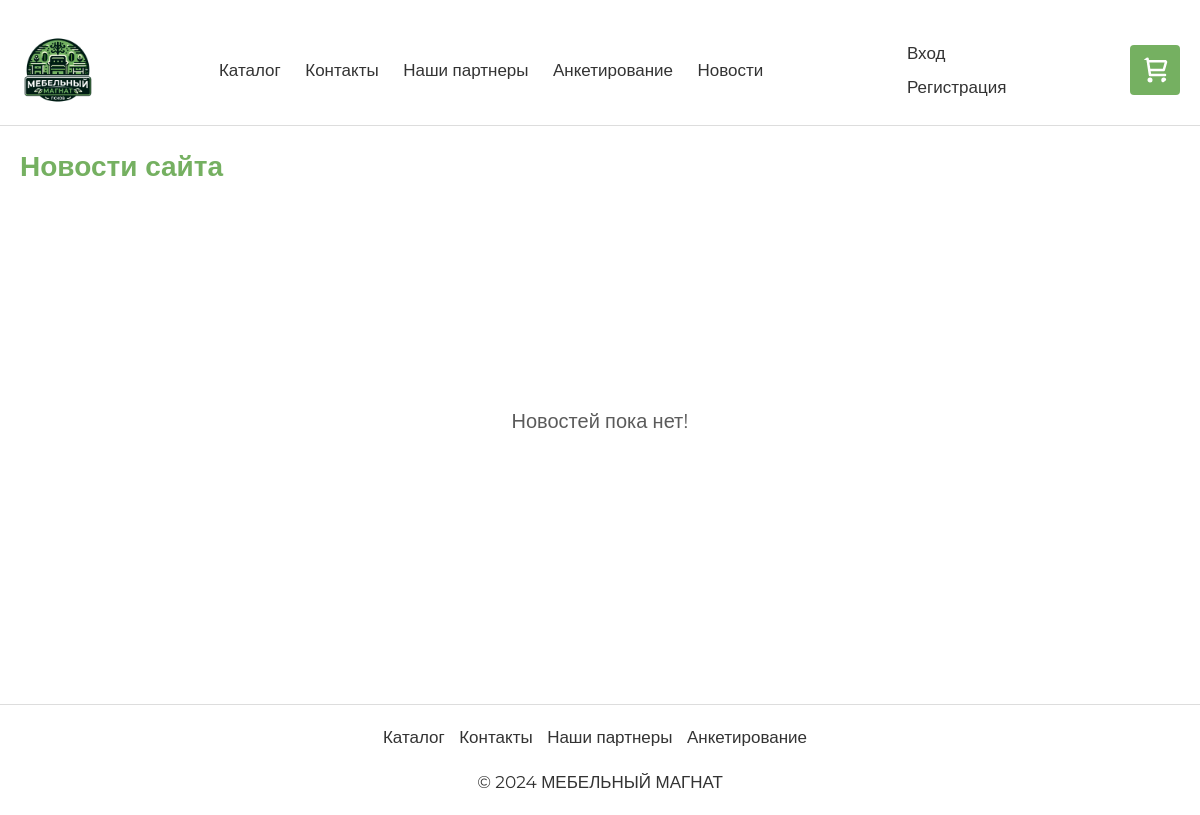
Before: /news/ with the older database file.
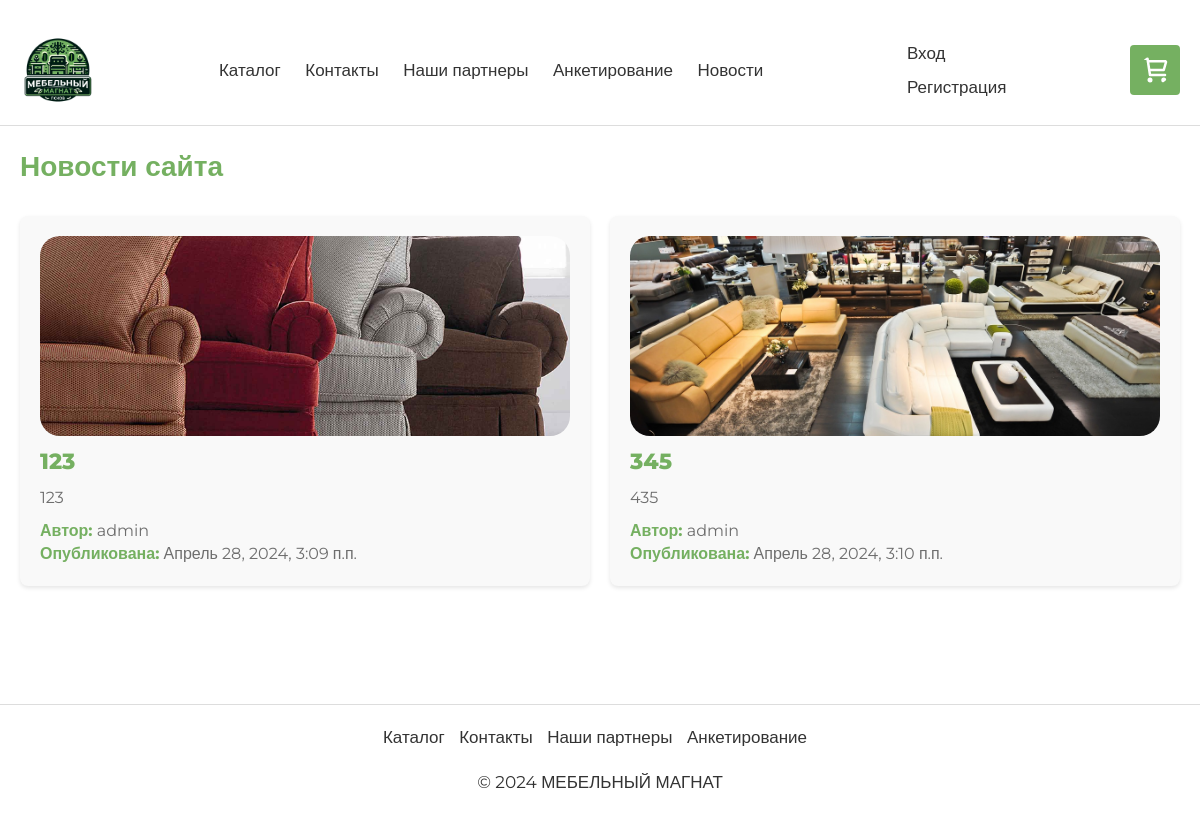
After: the same page with the newer database file.
### app/models.py (models this page shows, shortened)
class News(models.Model):
    id = models.BigAutoField(primary_key=True)
    user = models.ForeignKey(User, on_delete=models.CASCADE)
    title = models.CharField(max_length=100)
    short_info = models.TextField()
    text = models.TextField()
    date = models.DateTimeField(auto_now_add=True)

class NewsImages(models.Model):
    id = models.BigAutoField(primary_key=True)
    news = models.ForeignKey(News, on_delete=models.CASCADE)
    path = models.FileField()

### app/views.py (the view)
# urls.py: path('news/', views.news, name='news'),
def news(request):
    avatar = None
    if request.user.is_authenticated:
        avatar = UserProfile.objects.filter(user=request.user).first()
    news = News.objects.all()
    for snews in news:
        images = NewsImages.objects.filter(news=snews)
        snews.images = images
    context = {
        "title": "Новости",
        "avatar": avatar,
        "news": news
    }
    return render(request, 'app/news.html', context)

### app/templates/app/news.html (shortened to what the changed rows need)
﻿{% extends "app/layout.html" %}
{% load static %}
{% block content %}
<div style="margin: 20px 0">
    <div>
        {% if news %}
        <div class="product-container1">
            {% for single_news in news %}
            <div class="product-card">
                <div class="product-details">
                    {% if single_news.images|length > 1 %}
                    <div>
                        <div class="product-image" style="min-height: 200px; height: 200px; overflow: hidden;">
                            {% if single_news.images %}
                            {% if single_news.images|length > 1 %}
                            <div id="carouselExample{{ single_news.id }}" class="carousel slide" data-ride="carousel" style="height: 200px; margin">
                                <div class="carousel-inner" style="height: 200px;">
                                    {% for image in single_news.images %}
                                    <div class="carousel-item {% if forloop.first %}active{% endif %}">
                                        <img src="{{ image.path.url }}" class="d-block w-100" alt="Изображение новости" style="height: 200px; object-fit: cover; border-radius: 20px;">
                                    </div>
                                    {% endfor %}
                                </div>
                                <a class="carousel-control-prev" href="#carouselExample{{ single_news.id }}" role="button" data-slide="prev">
                                    <span class="carousel-control-prev-icon" aria-hidden="true"></span>
                                    <span class="sr-only">Previous</span>
                                </a>
                                <a class="carousel-control-next" href="#carouselExample{{ single_news.id }}" role="button" data-slide="next">
                                    <span class="carousel-control-next-icon" aria-hidden="true"></span>
                                    <span class="sr-only">Next</span>
                                </a>
                            </div>
                            {% else %}
                            <img src="{{ single_news.images.0.path.url }}" alt="Изображение новости" style="width: 100%; height: 100%; object-fit: cover; border-radius: 20px;">
                            {% endif %}
                            {% else %}
                            <img src="{% static 'app/content/nophoto.jpg' %}" alt="Нет фото" style="width: 100%; height: 100%; object-fit: cover; border-radius: 20px;">
                            {% endif %}
                        </div>
                        <a style="text-decoration: none;" href="/news/{{ single_news.id }}/">
                            <div class="product-card-title" style="margin-top: 10px">{{ single_news.title }}</div>
                            <p class="product-card-description" style="text-align: left">{{ single_news.short_info }}</p>
                        </a>
                    </div>
                    {% else %}
                    <a style="text-decoration: none;" href="/news/{{ single_news.id }}/">
                        <div>
                            <div class="product-image" style="min-height: 200px; height: 200px; overflow: hidden;">
                                {% if single_news.images %}
                                {% if single_news.images|length > 1 %}
                                <div id="carouselExample{{ single_news.id }}" class="carousel slide" data-ride="carousel" style="height: 200px; margin">
                                    <div class="carousel-inner" style="height: 200px;">
                                        {% for image in single_news.images %}
                                        <div class="carousel-item {% if forloop.first %}active{% endif %}">
                                            <img src="{{ image.path.url }}" class="d-block w-100" alt="Изображение новости" style="height: 200px; object-fit: cover; border-radius: 20px;">
                                        </div>
                                        {% endfor %}
                                    </div>
                                    <a class="carousel-control-prev" href="#carouselExample{{ single_news.id }}" role="button" data-slide="prev">
                                        <span class="carousel-control-prev-icon" aria-hidden="true"></span>
                                        <span class="sr-only">Previous</span>
                                    </a>
                                    <a class="carousel-control-next" href="#carouselExample{{ single_news.id }}" role="button" data-slide="next">
                                        <span class="carousel-control-next-icon" aria-hidden="true"></span>
                                        <span class="sr-only">Next</span>
                                    </a>
                                </div>
                                {% else %}
                                <img src="{{ single_news.images.0.path.url }}" alt="Изображение новости" style="width: 100%; height: 100%; object-fit: cover; border-radius: 20px;">
                                {% endif %}
                                {% else %}
                                <img src="{% static 'app/content/nophoto.jpg' %}" alt="Нет фото" style="width: 100%; height: 100%; object-fit: cover; border-radius: 20px;">
                                {% endif %}
                            </div>
                            <div class="product-card-title" style="margin-top: 10px">{{ single_news.title }}</div>
                            <p class="product-card-description" style="text-align: left">{{ single_news.short_info }}</p>
                        </div>
                    </a>
                    {% endif %}
                    <div>
                        <div style="font-size: 16px; color: #6e6e6e"><b style="color: #75b061">Автор:</b> {{ single_news.user }}</div>
                        <div style="font-size: 16px; color: #6e6e6e"><b style="color: #75b061">Опубликована:</b> {{ single_news.date }}</div>
                    </div>
                </div>
            </div>
            {% endfor %}
        </div>
        {% else %}
        <div style="font-size: 20px; height: calc(100vh - 390px); opacity: 0.8; display: flex; justify-content: center; align-items: center">
            Новостей пока нет!
        </div>
        {% endif %}
    </div>
</div>
{% endblock %}

Changed rows visible on the page:
added News: images.0.path (picture), title "123", short_info "123", user "admin", date "Апрель 28, 2024, 3:09 п.п."
added News: images.0.path (picture), title "345", short_info "435", user "admin", date "Апрель 28, 2024, 3:10 п.п."
Other visible differences:
text no longer shown: "Новостей пока нет!"
